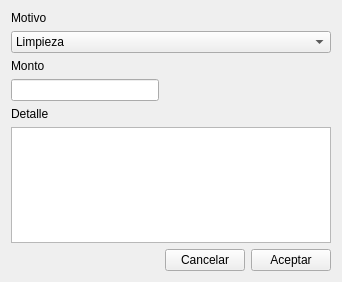
<?xml version="1.0" encoding="UTF-8"?>
<ui version="4.0">
 <class>Form</class>
 <widget class="QWidget" name="Form">
  <property name="geometry">
   <rect>
    <x>0</x>
    <y>0</y>
    <width>342</width>
    <height>282</height>
   </rect>
  </property>
  <property name="windowTitle">
   <string>Ingreso dinero</string>
  </property>
  <property name="windowIcon">
   <iconset>
    <normaloff>../imagenes/icon_qpyme.png</normaloff>../imagenes/icon_qpyme.png</iconset>
  </property>
  <layout class="QGridLayout" name="gridLayout">
   <item row="0" column="0">
    <widget class="QLabel" name="label">
     <property name="text">
      <string>Motivo</string>
     </property>
    </widget>
   </item>
   <item row="1" column="0" colspan="3">
    <widget class="QComboBox" name="comboBox">
     <item>
      <property name="text">
       <string>Limpieza</string>
      </property>
     </item>
     <item>
      <property name="text">
       <string>Insumo</string>
      </property>
     </item>
     <item>
      <property name="text">
       <string>Comida</string>
      </property>
     </item>
     <item>
      <property name="text">
       <string>Pago 3ros.</string>
      </property>
     </item>
     <item>
      <property name="text">
       <string>Cuota</string>
      </property>
     </item>
     <item>
      <property name="text">
       <string>Adelanto</string>
      </property>
     </item>
    </widget>
   </item>
   <item row="2" column="0">
    <widget class="QLabel" name="label_3">
     <property name="text">
      <string>Monto</string>
     </property>
    </widget>
   </item>
   <item row="3" column="0">
    <widget class="QLineEdit" name="lineEdit">
     <property name="layoutDirection">
      <enum>Qt::RightToLeft</enum>
     </property>
    </widget>
   </item>
   <item row="4" column="0">
    <widget class="QLabel" name="label_2">
     <property name="text">
      <string>Detalle</string>
     </property>
    </widget>
   </item>
   <item row="5" column="0" colspan="3">
    <widget class="QPlainTextEdit" name="plainTextEdit"/>
   </item>
   <item row="6" column="1">
    <widget class="QPushButton" name="pushButton_2">
     <property name="text">
      <string>Cancelar</string>
     </property>
    </widget>
   </item>
   <item row="6" column="2">
    <widget class="QPushButton" name="pushButton">
     <property name="text">
      <string>Aceptar</string>
     </property>
    </widget>
   </item>
  </layout>
 </widget>
 <resources/>
 <connections/>
</ui>
